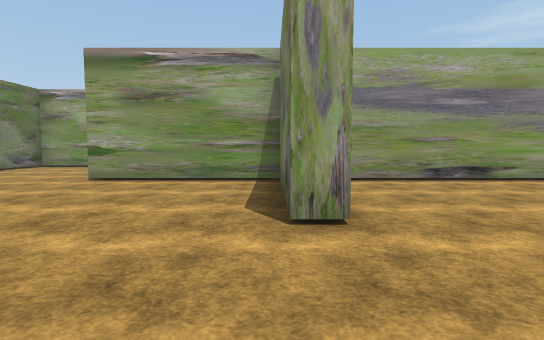
View 1 (above)

24 first-person views from a walk through a Unity game level. The camera is 1.3 m above the floor, tilts 4° down and sees 80° across. The floor is counted in squares, 2 m on a side. Each view is taken from the middle of a square. On the plan, view 1 faces up. The plan holds only what a view shows up to about 10 squares ahead; the rest is blank. The place goes on beyond the plan. The player character is not drawn. Some surface patterns are stand-ins.

View 2
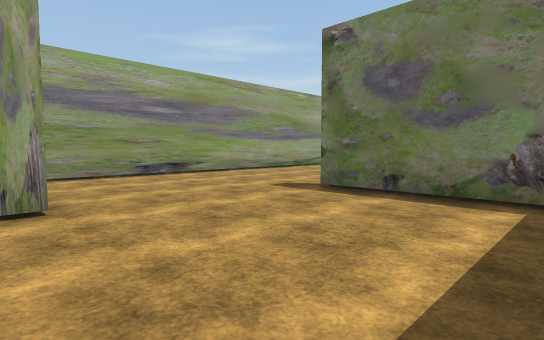

View 3
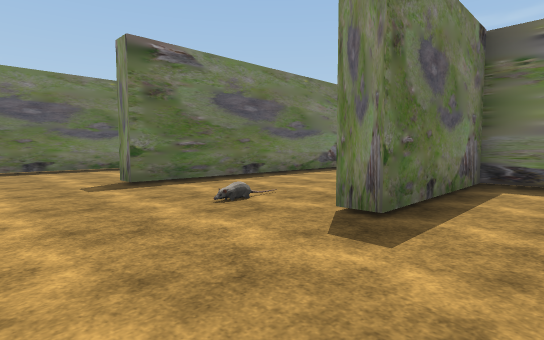

View 4
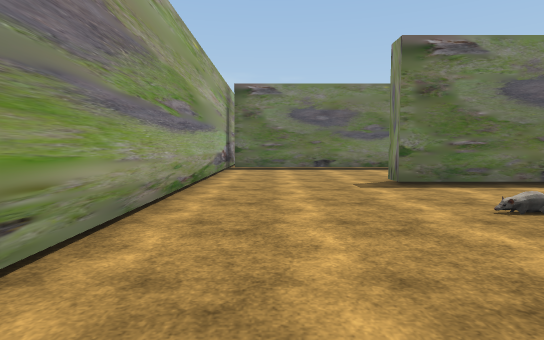

View 5
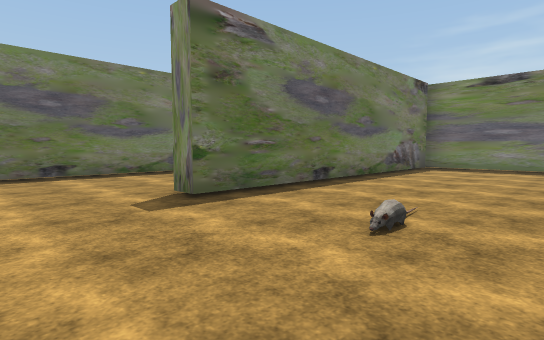

View 6
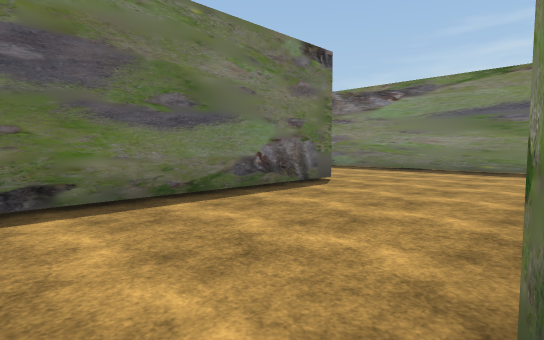

View 7
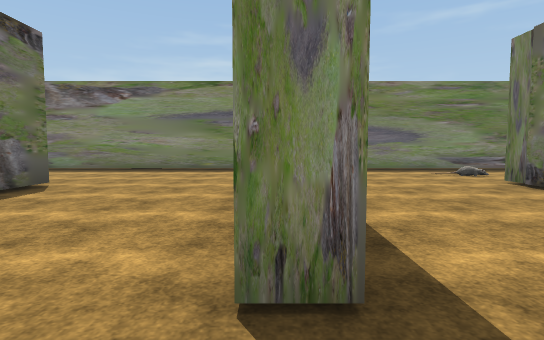

View 8
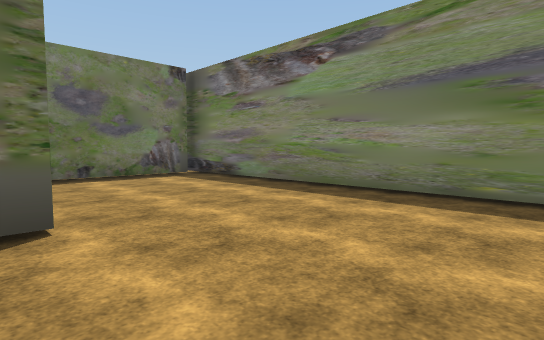

View 9
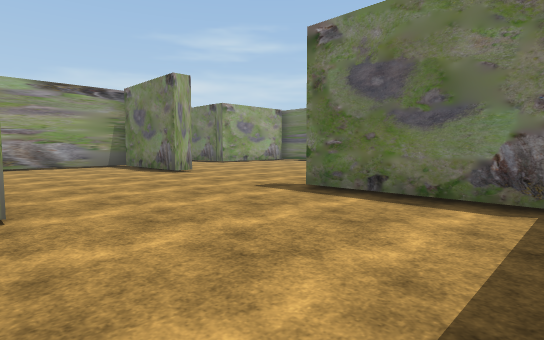

View 10
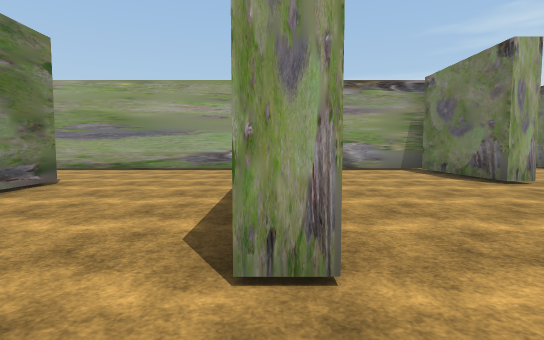

View 11
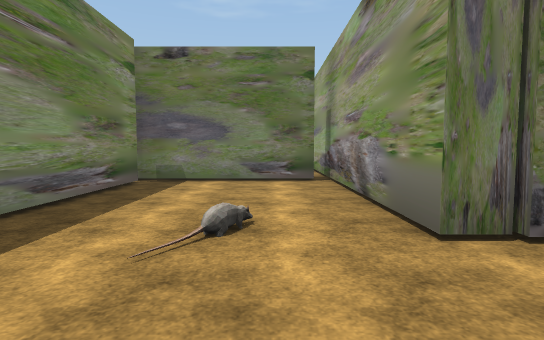

View 12
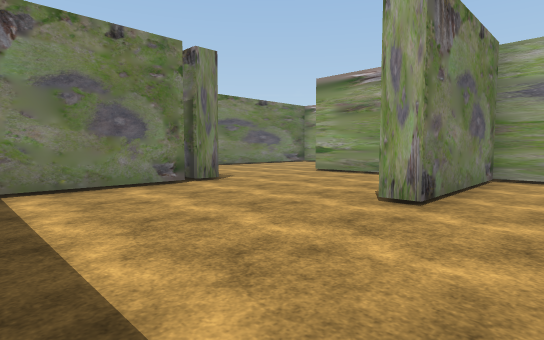

View 13
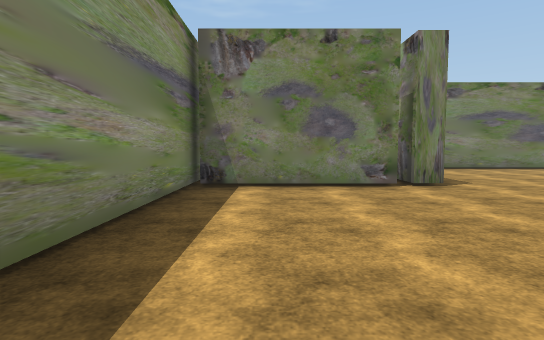

View 14
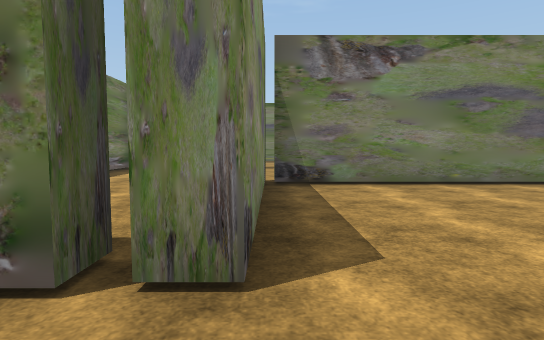

View 15
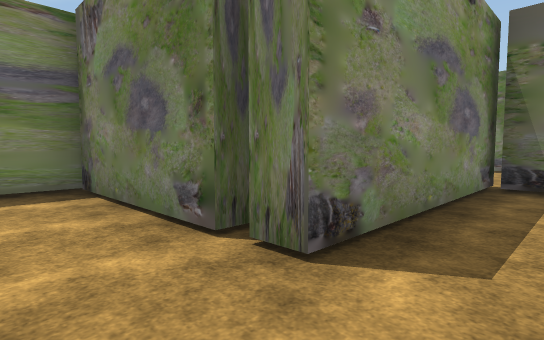

View 16
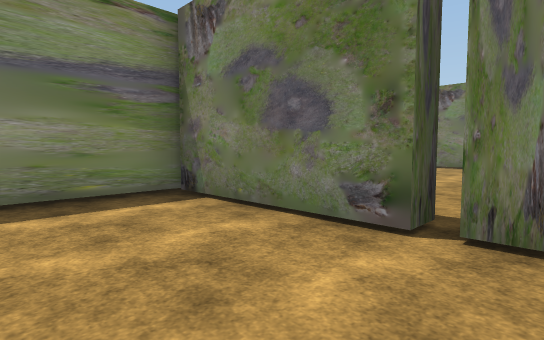

View 17
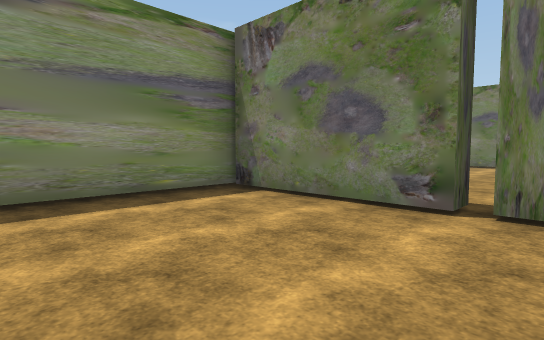

View 18
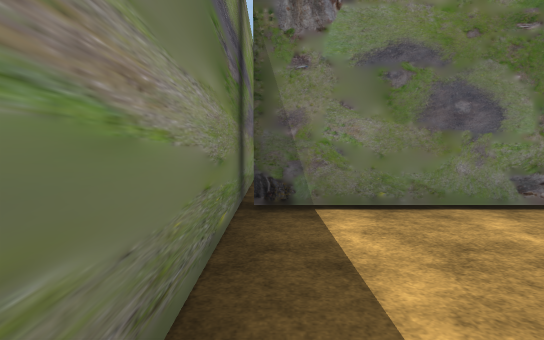

View 19
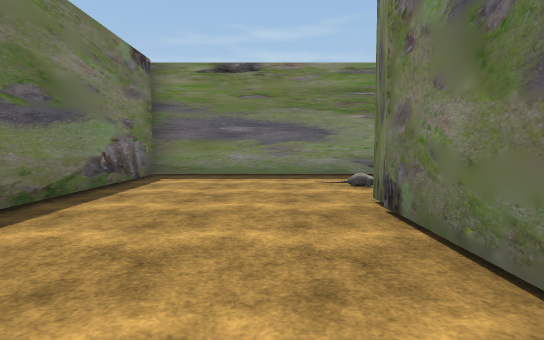

View 20
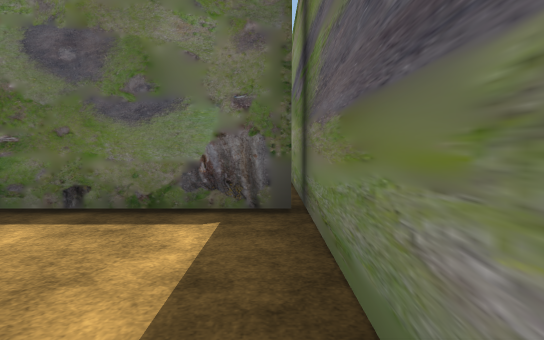

View 21
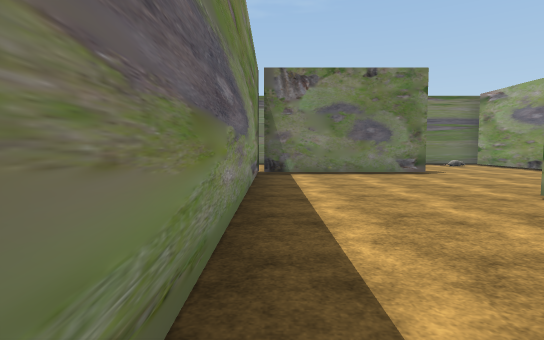

View 22
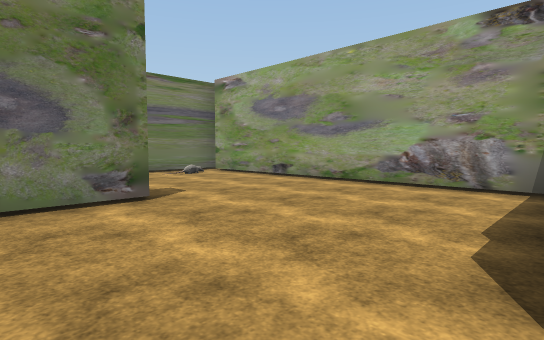

View 23
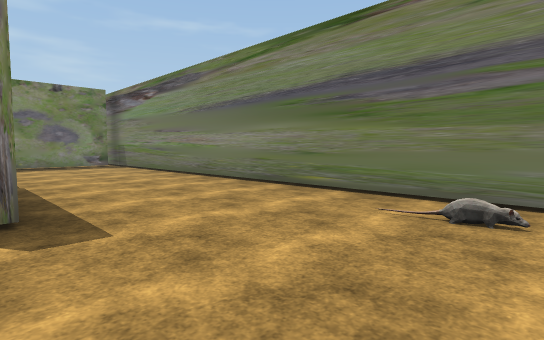

View 24
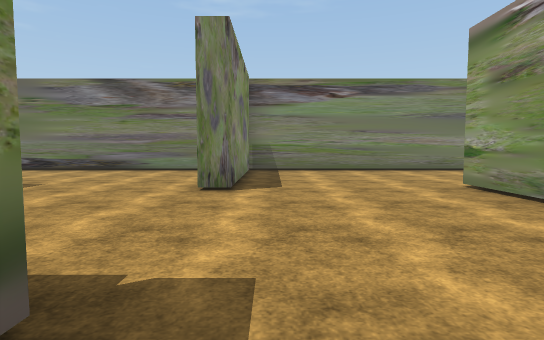

### Floor plan
Points are (right, up) in squares from view 1. A wall is a line through its corners. A room is listed if a view was taken in it or the views show most of it. See-through windows are left out.
Room 1 (views 1, 2, 3, 4, 5, 6, 7, 8, 9, 10, 11, 12, 13, 14, 15, 16, 17, 18, 19)
walls: (4.8, 0.8) (4.8, -1.8) (0.9, -1.8); (3.5, -1.3) (4.4, -1.3) (4.4, 2.1) (4.9, 2.1); (8.6, -5.2) (8.6, 2.8) (9.1, 2.8) (9.1, 1.5); (13.4, -1.5) (12.8, -1.5) (12.8, 6.1); (0.7, -2.1) (0.7, -5.6); (1.1, -5.4) (17.6, -5.4); (17.8, 2.7) (17.1, 2.7) (17.1, 6); (17.1, -5.2) (17.1, -1.6); (-3, -1.3) (0.5, -1.3); (17.4, 6.3) (0.7, 6.3) (0.7, 2.7) (0.2, 2.7) (0.2, 6.3) (-3.6, 6.3); (-3.9, 2.1) (-3.3, 2.1) (-3.3, -1.2); (-4.5, 2.8) (-3.3, 2.8) (-3.3, 2.4)
ways out: opening at (-3.5, 4.5)
Room 2 (views 20, 21, 22, 23, 24)
walls: (-3.8, -1.2) (-3.8, 1.8); (-10.8, -1.8) (-12.4, -1.8); (0.9, -1.8) (-2, -1.8); (-15.9, -5.6) (-11.9, -5.6) (-11.9, -6.1); (-3.3, 2.4) (-4.2, 2.4); (-11.9, 2.8) (-11.9, -1.3) (-3, -1.3); (-8.4, 6.3) (-15.8, 6.3); (-16.1, 6.8) (-16.1, -12.1)

Positions as (right, up) in squares from view 1, and headings:
1: (0, 0), facing up
2: (0, -1), facing up-right
3: (3, 5), facing down-right
4: (3, 5), facing right
5: (5, 5), facing down-right
6: (9, 4), facing down-right
7: (9, 4), facing down
8: (10, -1), facing down-right
9: (13, -5), facing up-right
10: (13, -3), facing up
11: (7, -3), facing left
12: (2, -1), facing up-left
13: (2, 0), facing left
14: (-2, 3), facing left
15: (-2, 4), facing down-left
16: (-1, 3), facing down-left
17: (0, 3), facing down-left
18: (0, -1), facing left
19: (6, 2), facing down
20: (-7, -1), facing right
21: (-4, -1), facing left
22: (-8, 1), facing up-left
23: (-12, 6), facing down-left
24: (-7, -5), facing left
